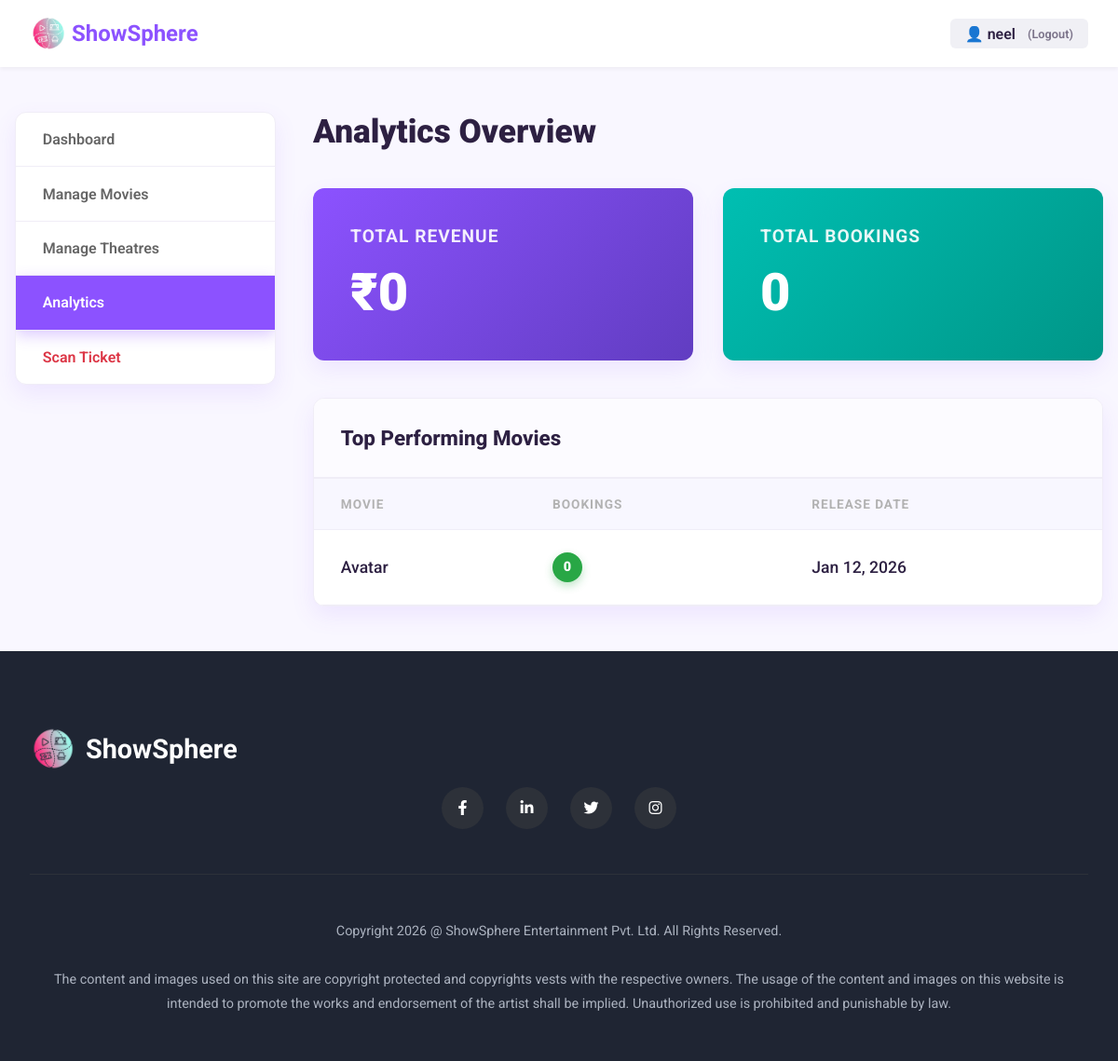
Screenshot of /theatre/analytics/ (signed in) with the database file from the repository.
### booking/models.py (models this page shows, shortened)
class CustomUser(AbstractUser):
    ROLE_CHOICES = [
        ('customer', 'Customer'),
        ('organizer', 'Event Organizer'),
        ('theatre_owner', 'Theatre Owner'),
        ('admin', 'Admin'),
    ]
    role = models.CharField(max_length=20, choices=ROLE_CHOICES, default='customer')
    city = models.ForeignKey('City', on_delete=models.SET_NULL, null=True, blank=True)
    phone = models.CharField(max_length=15, blank=True)
    email_verified = models.BooleanField(default=False)
    verification_token = models.CharField(max_length=100, blank=True)

class Movie(models.Model):
    STATUS_CHOICES = [
        ('pending', 'Pending Approval'),
        ('approved', 'Approved'),
        ('rejected', 'Rejected'),
    ]
    CERTIFICATION_CHOICES = [
        ('U', 'U - Universal'),
        ('UA', 'UA - Parental Guidance'),
        ('A', 'A - Adults Only'),
        ('S', 'S - Restricted'),
    ]
    theatre_owner = models.ForeignKey(TheatreOwnerProfile, on_delete=models.CASCADE, related_name='movies')
    title = models.CharField(max_length=200)
    description = models.TextField()
    genre = models.ForeignKey(Genre, on_delete=models.SET_NULL, null=True)
    language = models.ForeignKey(Language, on_delete=models.SET_NULL, null=True)
    duration = models.PositiveIntegerField(help_text='Duration in minutes')
    release_date = models.DateField()
    director = models.CharField(max_length=200, blank=True)
    cast = models.TextField(blank=True, help_text='Main cast members')
    certification = models.CharField(max_length=5, choices=CERTIFICATION_CHOICES, blank=True)
    poster = models.ImageField(upload_to='movie_posters/')
    trailer_url = models.URLField(blank=True, help_text='YouTube trailer URL')
    rating = models.DecimalField(max_digits=3, decimal_places=1, null=True, blank=True,
                                 validators=[MinValueValidator(0), MaxValueValidator(10)])
    status = models.CharField(max_length=20, choices=STATUS_CHOICES, default='approved')
    is_trending = models.BooleanField(default=False)
    created_at = models.DateTimeField(auto_now_add=True)
    updated_at = models.DateTimeField(auto_now=True)
    class Meta:
        ordering = ['-release_date']

### booking/views.py (the view)
# urls.py: path('theatre/analytics/', views.theatre_analytics, name='theatre_analytics'),
@approved_theatre_owner_required
def theatre_analytics(request):
    profile = request.user.theatre_profile
    total_bookings = Booking.objects.filter(
        show__movie__theatre_owner=profile,
        payment_status='completed'
    ).count()
    total_revenue = Booking.objects.filter(
        show__movie__theatre_owner=profile,
        payment_status='completed'
    ).aggregate(total=Sum('total_amount'))['total'] or 0
    movie_stats = Movie.objects.filter(theatre_owner=profile).annotate(
        booking_count=Count('shows__bookings', filter=Q(shows__bookings__payment_status='completed'))
    ).order_by('-booking_count')[:10]
    context = {
        'total_bookings': total_bookings,
        'total_revenue': total_revenue,
        'movie_stats': movie_stats,
    }
    return render(request, 'theatre/analytics.html', context)

### templates/theatre/analytics.html (shortened to what this page needs)
{% load static %}
<!DOCTYPE html>
<html lang="en">
<head>
    <link rel="stylesheet" href="https://cdnjs.cloudflare.com/ajax/libs/font-awesome/6.0.0/css/all.min.css">
</head>
<body>
    <header class="header">
        <a href="{% url 'booking:home' %}" class="logo">
            <img src="{% static 'css/showspere.png' %}" alt="Logo" width="40" height="40">
            <span>ShowSphere</span>
        </a>
        <div class="auth-buttons">
            {% if user.is_authenticated %}
            <div id="auth-section" style="display: flex; align-items: center; gap: 10px;">
                <div style="background: #f0f0f5; padding: 0.4rem 1rem; border-radius: 6px; display: flex; align-items: center; gap: 8px; color: var(--text-color); font-weight: 600; cursor: pointer;"
                    onclick="window.location.href='{% url 'booking:logout' %}';">
                    👤 {{ user.username }} <span
                        style="font-size: 0.8rem; opacity: 0.6; margin-left:5px;">(Logout)</span>
                </div>
            </div>
            {% else %}
            <a href="{% url 'booking:login' %}" class="btn btn-primary">Sign In</a>
            {% endif %}
        </div>
    </header>
    <main class="main-layout">
        <aside class="sidebar">
            <ul class="sidebar-menu">
                <li class="sidebar-item"><a href="{% url 'booking:theatre_dashboard' %}">Dashboard</a></li>
                <li class="sidebar-item"><a href="{% url 'booking:manage_movies' %}">Manage Movies</a></li>
                <li class="sidebar-item"><a href="{% url 'booking:manage_theatres' %}">Manage Theatres</a></li>
                <li class="sidebar-item active"><a href="{% url 'booking:theatre_analytics' %}">Analytics</a></li>
                <li class="sidebar-item"><a href="{% url 'booking:scan_ticket' %}" style="color: #dc3545;">Scan
                        Ticket</a></li>
            </ul>
        </aside>
        <section class="content">
            <h1 class="page-title">Analytics Overview</h1>
            <div class="stats-grid">
                <div class="stat-card revenue">
                    <span class="stat-label">Total Revenue</span>
                    <div class="stat-value">₹{{ total_revenue }}</div>
                </div>
                <div class="stat-card bookings">
                    <span class="stat-label">Total Bookings</span>
                    <div class="stat-value">{{ total_bookings }}</div>
                </div>
            </div>
            <div class="table-card">
                <div class="table-header">
                    <h2>Top Performing Movies</h2>
                </div>
                <table>
                    <thead>
                        <tr>
                            <th>Movie</th>
                            <th>Bookings</th>
                            <th>Release Date</th>
                        </tr>
                    </thead>
                    <tbody>
                        {% for movie in movie_stats %}
                        <tr>
                            <td>{{ movie.title }}</td>
                            <td>
                                <div class="bookings-badge">{{ movie.booking_count }}</div>
                            </td>
                            <td>{{ movie.release_date|date:"M d, Y" }}</td>
                        </tr>
                        {% empty %}
                        <tr>
                            <td colspan="3" style="text-align:center; color: var(--text-light);">No bookings data
                                available yet.</td>
                        </tr>
                        {% endfor %}
                    </tbody>
                </table>
            </div>
        </section>
    </main>
    <footer class="footer">
        <div class="footer-content">
            <div class="footer-logo">
                <img src="{% static 'css/showspere.png' %}" alt="ShowSphere Logo" width="50" height="50"
                    fetchpriority="high" loading="eager">
                ShowSphere
            </div>
            <div class="social-links">
                <a href="https://www.facebook.com" target="_blank" class="social-circle"><i
                        class="fab fa-facebook-f"></i></a>
                <a href="https://www.linkedin.com" target="_blank" class="social-circle"><i
                        class="fab fa-linkedin-in"></i></a>
                <a href="https://www.twitter.com" target="_blank" class="social-circle"><i
                        class="fab fa-twitter"></i></a>
                <a href="https://www.instagram.com" target="_blank" class="social-circle"><i
                        class="fab fa-instagram"></i></a>
            </div>
            <p class="footer-text">
                Copyright {% now "Y" %} @ ShowSphere Entertainment Pvt. Ltd. All Rights Reserved.
                <br><br>
                The content and images used on this site are copyright protected and copyrights vests with the
                respective owners. The usage of the content and images on this website is intended to promote the works
                and endorsement of the artist shall be implied. Unauthorized use is prohibited and punishable by law.
            </p>
        </div>
    </footer>
</body>
</html>

### templates/theatre/analytics.html (style rules this page uses)
:root { --primary-color: #8C52FF; --primary-hover: #7b40f2; --text-color: #2D2042; --text-light: #666666; --bg-color: #F9F7FF; --white: #FFFFFF; --success-green: #28a745; --cyan-color: #00BFB2; --border-radius: 12px; --shadow: 0 10px 25px rgba(140, 82, 255, 0.1); }
* { margin: 0; padding: 0; box-sizing: border-box; font-family: 'Roboto', sans-serif; }
body { background-color: var(--bg-color); color: var(--text-color); min-height: 100vh; display: flex; flex-direction: column; }
a { text-decoration: none; color: inherit; }
.header { background-color: var(--white); padding: 1rem 2rem; display: flex; justify-content: space-between; align-items: center; box-shadow: 0 2px 4px rgba(0, 0, 0, 0.05); position: sticky; top: 0; z-index: 1000; }
.logo { font-size: 1.5rem; font-weight: 700; display: flex; align-items: center; gap: 5px; text-decoration: none !important; }
.logo span { color: var(--primary-color); }
.auth-buttons { display: flex; gap: 1.1rem; align-items: center; }
.main-layout { display: flex; flex: 1; max-width: 1400px; margin: 3rem auto; width: 100%; padding: 0 1rem; gap: 2.5rem; }
.sidebar { width: 280px; background: var(--white); border-radius: var(--border-radius); box-shadow: var(--shadow); overflow: hidden; height: fit-content; border: 1px solid #f0edf7; }
.sidebar-menu { list-style: none; }
.sidebar-item a { padding: 1.2rem 1.8rem; display: block; font-weight: 600; color: var(--text-light); transition: all 0.3s; border-bottom: 1px solid #f0edf7; }
.sidebar-item:last-child a { border-bottom: none; }
.sidebar-item.active a { background: var(--primary-color); color: white; box-shadow: 0 5px 15px rgba(140, 82, 255, 0.3); }
.content { flex: 1; }
.page-title { font-size: 2.2rem; font-weight: 900; color: var(--text-color); margin-bottom: 2.5rem; }
.stats-grid { display: grid; grid-template-columns: repeat(auto-fit, minmax(300px, 1fr)); gap: 2rem; margin-bottom: 2.5rem; }
.stat-card { padding: 2.5rem; border-radius: var(--border-radius); color: white; box-shadow: var(--shadow); position: relative; overflow: hidden; transition: transform 0.3s; }
.stat-card.revenue { background: linear-gradient(135deg, #8C52FF 0%, #613DC1 100%); }
.stat-card.bookings { background: linear-gradient(135deg, #00BFB2 0%, #009688 100%); }
.stat-label { font-size: 1.2rem; font-weight: 700; opacity: 0.9; margin-bottom: 1rem; display: block; text-transform: uppercase; letter-spacing: 1px; }
.stat-value { font-size: 3.5rem; font-weight: 900; }
.table-card { background: var(--white); border-radius: var(--border-radius); box-shadow: var(--shadow); overflow: hidden; border: 1px solid #f0edf7; }
.table-header { padding: 1.8rem; border-bottom: 2px solid #f0edf7; background: #fcfbff; }
.table-header h2 { font-size: 1.4rem; font-weight: 800; color: var(--text-color); }
table { width: 100%; border-collapse: collapse; }
th { background: #f8f7ff; padding: 1.2rem 1.8rem; font-size: 0.85rem; font-weight: 700; color: #b2b2b2; text-transform: uppercase; letter-spacing: 1px; text-align: left; border-bottom: 1px solid #f0edf7; }
td { padding: 1.5rem 1.8rem; border-bottom: 1px solid #f0edf7; font-size: 1.1rem; color: var(--text-color); font-weight: 500; }
.bookings-badge { width: 32px; height: 32px; background: var(--success-green); color: white; border-radius: 50%; display: flex; align-items: center; justify-content: center; font-weight: 900; font-size: 0.9rem; box-shadow: 0 4px 10px rgba(40, 167, 69, 0.3); }
.footer { background-color: #1f2533; color: #abb2bf; padding: 5rem 2rem 3rem; margin-top: auto; }
.footer-content { max-width: 1240px; margin: 0 auto; }
.footer-logo { color: white; font-size: 1.8rem; font-weight: 700; margin-bottom: 1rem; display: flex; align-items: center; gap: 10px; }
.social-links { display: flex; gap: 1.5rem; margin-bottom: 3rem; justify-content: center; }
.social-circle { width: 45px; height: 45px; border-radius: 50%; background: #2d3139; display: flex; align-items: center; justify-content: center; color: white; text-decoration: none; transition: all 0.3s; }
.footer-text { text-align: center; font-size: 0.9rem; line-height: 1.8; border-top: 1px solid #2d3139; padding-top: 3rem; }

### rows the page displays
CustomUser: username "neel"
Movie: title "Avatar", booking_count "0", release_date "Jan 12, 2026"

### other values shown
{{ total_revenue }} "0"
{{ total_bookings }} "0"
